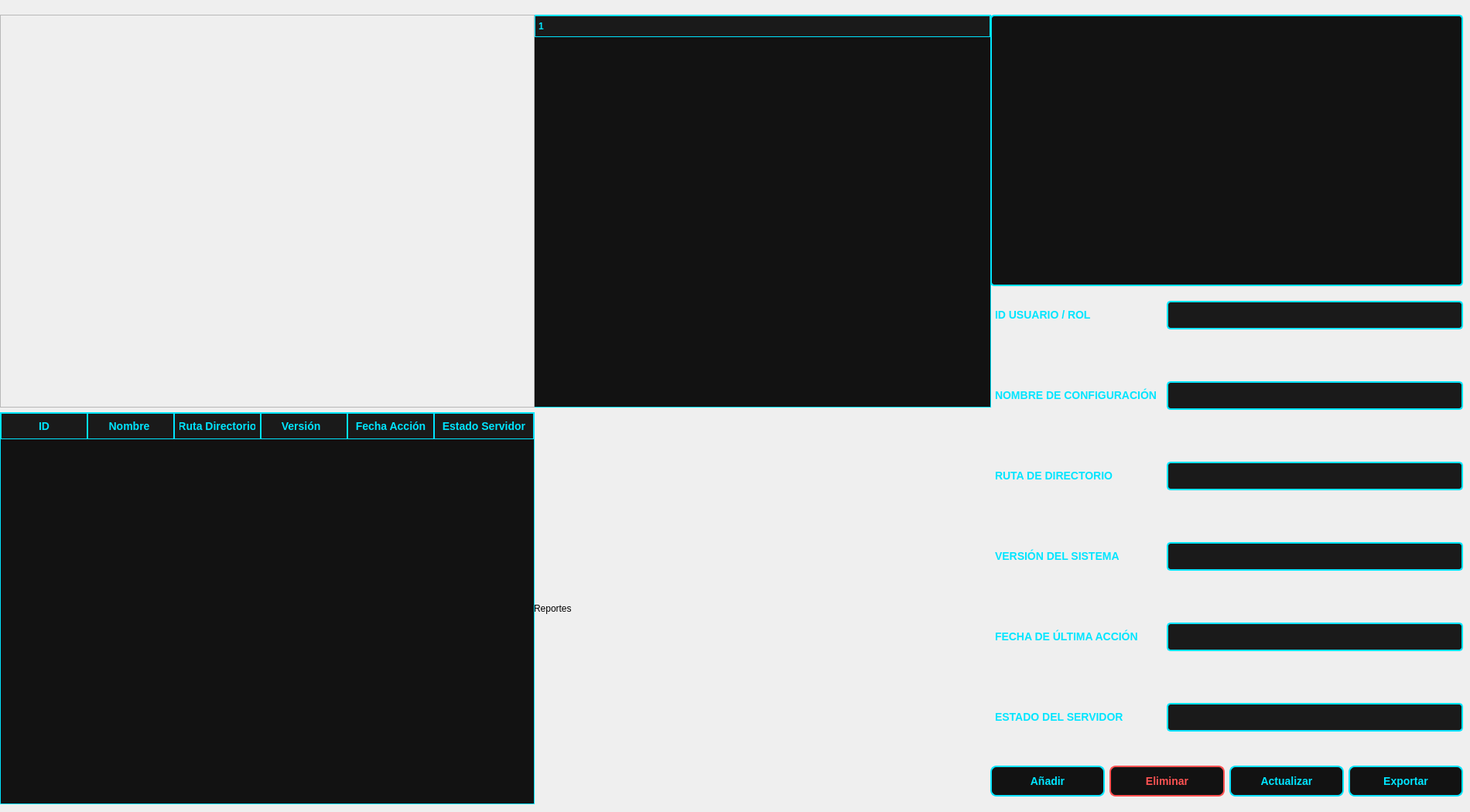
       <widget class="QWidget" name="page_5">
        <property name="styleSheet">
         <string notr="true">/* Fondo principal del StackedWidget */
QStackedWidget {
    background-color: #121212; /* Fondo oscuro profundo */
    border: none;
}

/* Asegura que las páginas internas (QWidgets) también sean oscuras */
QStackedWidget &gt; QWidget {
    background-color: #121212;
}

/* Estilo para los Labels (Manteniendo lo anterior pero reforzado) */
QLabel {
    color: #00E5FF;                /* Cian neón */
    font-size: 14px;               /* Letra grande */
    font-weight: bold;
    background-color: transparent; /* Evita parches de color diferentes */
}

/* Estilo para los LineEdits (Reforzado para fondo oscuro) */
QLineEdit {
    background-color: #1a1a1a;     /* Gris muy oscuro para el campo */
    color: #ffffff;                /* Texto blanco */
    border: 1px solid #00E5FF;     /* Borde cian fino */
    border-radius: 4px;
    padding: 6px;
}

QLineEdit:focus {
    border: 2px solid #FF00FF;     /* Resalte magenta al escribir */
}</string>
        </property>
        <widget class="QWidget" name="formLayoutWidget_4">
         <property name="geometry">
          <rect>
           <x>1280</x>
           <y>389</y>
           <width>611</width>
           <height>650</height>
          </rect>
         </property>
         <layout class="QFormLayout" name="formLayout_4">
          <property name="verticalSpacing">
           <number>67</number>
          </property>
          <item row="0" column="0">
           <widget class="QLabel" name="label_22">
            <property name="styleSheet">
             <string notr="true">/* Estilo para las etiquetas de texto (Labels) */
QLabel {
    color: #00E5FF;                /* Cian neón para los títulos */
    font-family: 'Segoe UI', sans-serif;
    font-size: 14px;               /* Tamaño de letra grande y legible */
    font-weight: bold;
    background: transparent;
    padding: 2px;
}

/* Estilo para los campos de entrada (LineEdits) */
QLineEdit {
    background-color: #1a1a1a;     /* Fondo gris oscuro para contraste */
    color: #ffffff;                /* Texto blanco para lectura clara */
    border: 2px solid #00E5FF;     /* Borde inicial cian neón */
    border-radius: 5px;            /* Bordes ligeramente redondeados */
    padding: 8px;
    font-size: 13px;
    selection-background-color: #FF00FF; /* Color de selección magenta */
}

/* Efecto cuando el usuario hace clic o escribe en el campo (Focus) */
QLineEdit:focus {
    border: 2px solid #FF00FF;     /* El borde cambia a magenta neón al escribir */
    background-color: #252525;     /* Se aclara levemente el fondo */
}

/* Estilo para LineEdits cuando están deshabilitados */
QLineEdit:disabled {
    color: #555555;
    border: 2px solid #333333;
    background-color: #0d0d0d;
}</string>
            </property>
            <property name="text">
             <string>ID USUARIO / ROL</string>
            </property>
           </widget>
          </item>
          <item row="0" column="1">
           <widget class="QLineEdit" name="lineEdit_19">
            <property name="styleSheet">
             <string notr="true">/* Estilo para las etiquetas de texto (Labels) */
QLabel {
    color: #00E5FF;                /* Cian neón para los títulos */
    font-family: 'Segoe UI', sans-serif;
    font-size: 14px;               /* Tamaño de letra grande y legible */
    font-weight: bold;
    background: transparent;
    padding: 2px;
}

/* Estilo para los campos de entrada (LineEdits) */
QLineEdit {
    background-color: #1a1a1a;     /* Fondo gris oscuro para contraste */
    color: #ffffff;                /* Texto blanco para lectura clara */
    border: 2px solid #00E5FF;     /* Borde inicial cian neón */
    border-radius: 5px;            /* Bordes ligeramente redondeados */
    padding: 8px;
    font-size: 13px;
    selection-background-color: #FF00FF; /* Color de selección magenta */
}

/* Efecto cuando el usuario hace clic o escribe en el campo (Focus) */
QLineEdit:focus {
    border: 2px solid #FF00FF;     /* El borde cambia a magenta neón al escribir */
    background-color: #252525;     /* Se aclara levemente el fondo */
}

/* Estilo para LineEdits cuando están deshabilitados */
QLineEdit:disabled {
    color: #555555;
    border: 2px solid #333333;
    background-color: #0d0d0d;
}</string>
            </property>
           </widget>
          </item>
          <item row="1" column="0">
           <widget class="QLabel" name="label_23">
            <property name="styleSheet">
             <string notr="true">/* Estilo para las etiquetas de texto (Labels) */
QLabel {
    color: #00E5FF;                /* Cian neón para los títulos */
    font-family: 'Segoe UI', sans-serif;
    font-size: 14px;               /* Tamaño de letra grande y legible */
    font-weight: bold;
    background: transparent;
    padding: 2px;
}

/* Estilo para los campos de entrada (LineEdits) */
QLineEdit {
    background-color: #1a1a1a;     /* Fondo gris oscuro para contraste */
    color: #ffffff;                /* Texto blanco para lectura clara */
    border: 2px solid #00E5FF;     /* Borde inicial cian neón */
    border-radius: 5px;            /* Bordes ligeramente redondeados */
    padding: 8px;
    font-size: 13px;
    selection-background-color: #FF00FF; /* Color de selección magenta */
}

/* Efecto cuando el usuario hace clic o escribe en el campo (Focus) */
QLineEdit:focus {
    border: 2px solid #FF00FF;     /* El borde cambia a magenta neón al escribir */
    background-color: #252525;     /* Se aclara levemente el fondo */
}

/* Estilo para LineEdits cuando están deshabilitados */
QLineEdit:disabled {
    color: #555555;
    border: 2px solid #333333;
    background-color: #0d0d0d;
}</string>
            </property>
            <property name="text">
             <string>NOMBRE DE CONFIGURACIÓN</string>
            </property>
           </widget>
          </item>
          <item row="1" column="1">
           <widget class="QLineEdit" name="lineEdit_20">
            <property name="styleSheet">
             <string notr="true">/* Estilo para las etiquetas de texto (Labels) */
QLabel {
    color: #00E5FF;                /* Cian neón para los títulos */
    font-family: 'Segoe UI', sans-serif;
    font-size: 14px;               /* Tamaño de letra grande y legible */
    font-weight: bold;
    background: transparent;
    padding: 2px;
}

/* Estilo para los campos de entrada (LineEdits) */
QLineEdit {
    background-color: #1a1a1a;     /* Fondo gris oscuro para contraste */
    color: #ffffff;                /* Texto blanco para lectura clara */
    border: 2px solid #00E5FF;     /* Borde inicial cian neón */
    border-radius: 5px;            /* Bordes ligeramente redondeados */
    padding: 8px;
    font-size: 13px;
    selection-background-color: #FF00FF; /* Color de selección magenta */
}

/* Efecto cuando el usuario hace clic o escribe en el campo (Focus) */
QLineEdit:focus {
    border: 2px solid #FF00FF;     /* El borde cambia a magenta neón al escribir */
    background-color: #252525;     /* Se aclara levemente el fondo */
}

/* Estilo para LineEdits cuando están deshabilitados */
QLineEdit:disabled {
    color: #555555;
    border: 2px solid #333333;
    background-color: #0d0d0d;
}</string>
            </property>
           </widget>
          </item>
          <item row="2" column="0">
           <widget class="QLabel" name="label_24">
            <property name="styleSheet">
             <string notr="true">/* Estilo para las etiquetas de texto (Labels) */
QLabel {
    color: #00E5FF;                /* Cian neón para los títulos */
    font-family: 'Segoe UI', sans-serif;
    font-size: 14px;               /* Tamaño de letra grande y legible */
    font-weight: bold;
    background: transparent;
    padding: 2px;
}

/* Estilo para los campos de entrada (LineEdits) */
QLineEdit {
    background-color: #1a1a1a;     /* Fondo gris oscuro para contraste */
    color: #ffffff;                /* Texto blanco para lectura clara */
    border: 2px solid #00E5FF;     /* Borde inicial cian neón */
    border-radius: 5px;            /* Bordes ligeramente redondeados */
    padding: 8px;
    font-size: 13px;
    selection-background-color: #FF00FF; /* Color de selección magenta */
}

/* Efecto cuando el usuario hace clic o escribe en el campo (Focus) */
QLineEdit:focus {
    border: 2px solid #FF00FF;     /* El borde cambia a magenta neón al escribir */
    background-color: #252525;     /* Se aclara levemente el fondo */
}

/* Estilo para LineEdits cuando están deshabilitados */
QLineEdit:disabled {
    color: #555555;
    border: 2px solid #333333;
    background-color: #0d0d0d;
}</string>
            </property>
            <property name="text">
             <string>RUTA DE DIRECTORIO</string>
            </property>
           </widget>
          </item>
          <item row="2" column="1">
           <widget class="QLineEdit" name="lineEdit_21">
            <property name="styleSheet">
             <string notr="true">/* Estilo para las etiquetas de texto (Labels) */
QLabel {
    color: #00E5FF;                /* Cian neón para los títulos */
    font-family: 'Segoe UI', sans-serif;
    font-size: 14px;               /* Tamaño de letra grande y legible */
    font-weight: bold;
    background: transparent;
    padding: 2px;
}

/* Estilo para los campos de entrada (LineEdits) */
QLineEdit {
    background-color: #1a1a1a;     /* Fondo gris oscuro para contraste */
    color: #ffffff;                /* Texto blanco para lectura clara */
    border: 2px solid #00E5FF;     /* Borde inicial cian neón */
    border-radius: 5px;            /* Bordes ligeramente redondeados */
    padding: 8px;
    font-size: 13px;
    selection-background-color: #FF00FF; /* Color de selección magenta */
}

/* Efecto cuando el usuario hace clic o escribe en el campo (Focus) */
QLineEdit:focus {
    border: 2px solid #FF00FF;     /* El borde cambia a magenta neón al escribir */
    background-color: #252525;     /* Se aclara levemente el fondo */
}

/* Estilo para LineEdits cuando están deshabilitados */
QLineEdit:disabled {
    color: #555555;
    border: 2px solid #333333;
    background-color: #0d0d0d;
}</string>
            </property>
           </widget>
          </item>
          <item row="3" column="0">
           <widget class="QLabel" name="label_25">
            <property name="styleSheet">
             <string notr="true">/* Estilo para las etiquetas de texto (Labels) */
QLabel {
    color: #00E5FF;                /* Cian neón para los títulos */
    font-family: 'Segoe UI', sans-serif;
    font-size: 14px;               /* Tamaño de letra grande y legible */
    font-weight: bold;
    background: transparent;
    padding: 2px;
}

/* Estilo para los campos de entrada (LineEdits) */
QLineEdit {
    background-color: #1a1a1a;     /* Fondo gris oscuro para contraste */
    color: #ffffff;                /* Texto blanco para lectura clara */
    border: 2px solid #00E5FF;     /* Borde inicial cian neón */
    border-radius: 5px;            /* Bordes ligeramente redondeados */
    padding: 8px;
    font-size: 13px;
    selection-background-color: #FF00FF; /* Color de selección magenta */
}

/* Efecto cuando el usuario hace clic o escribe en el campo (Focus) */
QLineEdit:focus {
    border: 2px solid #FF00FF;     /* El borde cambia a magenta neón al escribir */
    background-color: #252525;     /* Se aclara levemente el fondo */
}

/* Estilo para LineEdits cuando están deshabilitados */
QLineEdit:disabled {
    color: #555555;
    border: 2px solid #333333;
    background-color: #0d0d0d;
}</string>
            </property>
            <property name="text">
             <string>VERSIÓN DEL SISTEMA</string>
            </property>
           </widget>
          </item>
          <item row="3" column="1">
           <widget class="QLineEdit" name="lineEdit_22">
            <property name="styleSheet">
             <string notr="true">/* Estilo para las etiquetas de texto (Labels) */
QLabel {
    color: #00E5FF;                /* Cian neón para los títulos */
    font-family: 'Segoe UI', sans-serif;
    font-size: 14px;               /* Tamaño de letra grande y legible */
    font-weight: bold;
    background: transparent;
    padding: 2px;
}

/* Estilo para los campos de entrada (LineEdits) */
QLineEdit {
    background-color: #1a1a1a;     /* Fondo gris oscuro para contraste */
    color: #ffffff;                /* Texto blanco para lectura clara */
    border: 2px solid #00E5FF;     /* Borde inicial cian neón */
    border-radius: 5px;            /* Bordes ligeramente redondeados */
    padding: 8px;
    font-size: 13px;
    selection-background-color: #FF00FF; /* Color de selección magenta */
}

/* Efecto cuando el usuario hace clic o escribe en el campo (Focus) */
QLineEdit:focus {
    border: 2px solid #FF00FF;     /* El borde cambia a magenta neón al escribir */
    background-color: #252525;     /* Se aclara levemente el fondo */
}

/* Estilo para LineEdits cuando están deshabilitados */
QLineEdit:disabled {
    color: #555555;
    border: 2px solid #333333;
    background-color: #0d0d0d;
}</string>
            </property>
           </widget>
          </item>
          <item row="4" column="0">
           <widget class="QLabel" name="label_26">
            <property name="styleSheet">
             <string notr="true">/* Estilo para las etiquetas de texto (Labels) */
QLabel {
    color: #00E5FF;                /* Cian neón para los títulos */
    font-family: 'Segoe UI', sans-serif;
    font-size: 14px;               /* Tamaño de letra grande y legible */
    font-weight: bold;
    background: transparent;
    padding: 2px;
}

/* Estilo para los campos de entrada (LineEdits) */
QLineEdit {
    background-color: #1a1a1a;     /* Fondo gris oscuro para contraste */
    color: #ffffff;                /* Texto blanco para lectura clara */
    border: 2px solid #00E5FF;     /* Borde inicial cian neón */
    border-radius: 5px;            /* Bordes ligeramente redondeados */
    padding: 8px;
    font-size: 13px;
    selection-background-color: #FF00FF; /* Color de selección magenta */
}

/* Efecto cuando el usuario hace clic o escribe en el campo (Focus) */
QLineEdit:focus {
    border: 2px solid #FF00FF;     /* El borde cambia a magenta neón al escribir */
    background-color: #252525;     /* Se aclara levemente el fondo */
}

/* Estilo para LineEdits cuando están deshabilitados */
QLineEdit:disabled {
    color: #555555;
    border: 2px solid #333333;
    background-color: #0d0d0d;
}</string>
            </property>
            <property name="text">
             <string>FECHA DE ÚLTIMA ACCIÓN</string>
            </property>
           </widget>
          </item>
          <item row="4" column="1">
           <widget class="QLineEdit" name="lineEdit_23">
            <property name="styleSheet">
             <string notr="true">/* Estilo para las etiquetas de texto (Labels) */
QLabel {
    color: #00E5FF;                /* Cian neón para los títulos */
    font-family: 'Segoe UI', sans-serif;
    font-size: 14px;               /* Tamaño de letra grande y legible */
    font-weight: bold;
    background: transparent;
    padding: 2px;
}

/* Estilo para los campos de entrada (LineEdits) */
QLineEdit {
    background-color: #1a1a1a;     /* Fondo gris oscuro para contraste */
    color: #ffffff;                /* Texto blanco para lectura clara */
    border: 2px solid #00E5FF;     /* Borde inicial cian neón */
    border-radius: 5px;            /* Bordes ligeramente redondeados */
    padding: 8px;
    font-size: 13px;
    selection-background-color: #FF00FF; /* Color de selección magenta */
}

/* Efecto cuando el usuario hace clic o escribe en el campo (Focus) */
QLineEdit:focus {
    border: 2px solid #FF00FF;     /* El borde cambia a magenta neón al escribir */
    background-color: #252525;     /* Se aclara levemente el fondo */
}

/* Estilo para LineEdits cuando están deshabilitados */
QLineEdit:disabled {
    color: #555555;
    border: 2px solid #333333;
    background-color: #0d0d0d;
}</string>
            </property>
           </widget>
          </item>
          <item row="5" column="0">
           <widget class="QLabel" name="label_27">
            <property name="styleSheet">
             <string notr="true">/* Estilo para las etiquetas de texto (Labels) */
QLabel {
    color: #00E5FF;                /* Cian neón para los títulos */
    font-family: 'Segoe UI', sans-serif;
    font-size: 14px;               /* Tamaño de letra grande y legible */
    font-weight: bold;
    background: transparent;
    padding: 2px;
}

/* Estilo para los campos de entrada (LineEdits) */
QLineEdit {
    background-color: #1a1a1a;     /* Fondo gris oscuro para contraste */
    color: #ffffff;                /* Texto blanco para lectura clara */
    border: 2px solid #00E5FF;     /* Borde inicial cian neón */
    border-radius: 5px;            /* Bordes ligeramente redondeados */
    padding: 8px;
    font-size: 13px;
    selection-background-color: #FF00FF; /* Color de selección magenta */
}

/* Efecto cuando el usuario hace clic o escribe en el campo (Focus) */
QLineEdit:focus {
    border: 2px solid #FF00FF;     /* El borde cambia a magenta neón al escribir */
    background-color: #252525;     /* Se aclara levemente el fondo */
}

/* Estilo para LineEdits cuando están deshabilitados */
QLineEdit:disabled {
    color: #555555;
    border: 2px solid #333333;
    background-color: #0d0d0d;
}</string>
            </property>
            <property name="text">
             <string>ESTADO DEL SERVIDOR</string>
            </property>
           </widget>
          </item>
          <item row="5" column="1">
           <widget class="QLineEdit" name="lineEdit_24">
            <property name="styleSheet">
             <string notr="true">/* Estilo para las etiquetas de texto (Labels) */
QLabel {
    color: #00E5FF;                /* Cian neón para los títulos */
    font-family: 'Segoe UI', sans-serif;
    font-size: 14px;               /* Tamaño de letra grande y legible */
    font-weight: bold;
    background: transparent;
    padding: 2px;
}

/* Estilo para los campos de entrada (LineEdits) */
QLineEdit {
    background-color: #1a1a1a;     /* Fondo gris oscuro para contraste */
    color: #ffffff;                /* Texto blanco para lectura clara */
    border: 2px solid #00E5FF;     /* Borde inicial cian neón */
    border-radius: 5px;            /* Bordes ligeramente redondeados */
    padding: 8px;
    font-size: 13px;
    selection-background-color: #FF00FF; /* Color de selección magenta */
}

/* Efecto cuando el usuario hace clic o escribe en el campo (Focus) */
QLineEdit:focus {
    border: 2px solid #FF00FF;     /* El borde cambia a magenta neón al escribir */
    background-color: #252525;     /* Se aclara levemente el fondo */
}

/* Estilo para LineEdits cuando están deshabilitados */
QLineEdit:disabled {
    color: #555555;
    border: 2px solid #333333;
    background-color: #0d0d0d;
}</string>
            </property>
           </widget>
          </item>
         </layout>
        </widget>
        <widget class="QWidget" name="verticalLayoutWidget_11">
         <property name="geometry">
          <rect>
           <x>690</x>
           <y>19</y>
           <width>591</width>
           <height>1021</height>
          </rect>
         </property>
         <layout class="QVBoxLayout" name="verticalLayout_11">
          <item>
           <widget class="QTreeWidget" name="treeWidget_4">
            <property name="styleSheet">
             <string notr="true">/* Contenedor principal del árbol */
QTreeWidget {
    background-color: #121212;      /* Fondo oscuro consistente */
    color: #ffffff;                 /* Texto de las ramas en blanco */
    border: 1px solid #00E5FF;      /* Borde cian neón */
    font-family: 'Segoe UI';
    font-size: 13px;
    outline: none;                  /* Elimina el borde punteado al hacer clic */
}

/* Estilo de los encabezados del árbol */
QHeaderView::section {
    background-color: #1a1a1a;
    color: #00E5FF;                 /* Títulos en cian */
    padding: 4px;
    border: 1px solid #00E5FF;
    font-weight: bold;
}

/* Estilo de los ítems (Ramas) */
QTreeWidget::item {
    padding: 5px;
    border-bottom: 1px solid rgba(0, 229, 255, 0.1); /* Línea divisoria sutil */
}

/* Efecto al pasar el mouse por una rama */
QTreeWidget::item:hover {
    background-color: rgba(0, 229, 255, 0.1);
    color: #00E5FF;
}

/* Efecto al seleccionar una rama */
QTreeWidget::item:selected {
    background-color: #FF00FF;      /* Resaltado magenta neón */
    color: #000000;                 /* Texto negro para legibilidad */
}

/* Estilo de las flechas de expansión (Indicates if branch is open/closed) */
QTreeView::branch:has-children:!has-siblings:closed,
QTreeView::branch:closed:has-children:has-siblings {
    image: url(expand_icon.png);    /* Aquí podrías poner un icono cian */
}

QTreeView::branch:open:has-children:!has-siblings,
QTreeView::branch:open:has-children:has-siblings {
    image: url(collapse_icon.png);
}</string>
            </property>
            <column>
             <property name="text">
              <string notr="true">1</string>
             </property>
            </column>
           </widget>
          </item>
          <item>
           <widget class="QLabel" name="label_28">
            <property name="sizePolicy">
             <sizepolicy hsizetype="Expanding" vsizetype="Expanding">
              <horstretch>0</horstretch>
              <verstretch>0</verstretch>
             </sizepolicy>
            </property>
            <property name="text">
             <string>Reportes</string>
            </property>
           </widget>
          </item>
         </layout>
        </widget>
        <widget class="QWidget" name="verticalLayoutWidget_12">
         <property name="geometry">
          <rect>
           <x>1280</x>
           <y>19</y>
           <width>611</width>
           <height>351</height>
          </rect>
         </property>
         <layout class="QVBoxLayout" name="verticalLayout_12">
          <item>
           <widget class="QTextBrowser" name="textBrowser_4">
            <property name="styleSheet">
             <string notr="true">/* Contenedor principal del visualizador de texto */
QTextBrowser {
    background-color: #121212;      /* Fondo oscuro consistente */
    color: #ffffff;                 /* Texto base en blanco */
    border: 2px solid #00E5FF;      /* Borde cian neón */
    border-radius: 5px;
    padding: 10px;
    font-family: 'Consolas', 'Monospace'; /* Fuente tipo código para estilo técnico */
    font-size: 13px;
    selection-background-color: #FF00FF; /* Resaltado magenta */
    selection-color: #000000;
}

/* Estilo de la barra de desplazamiento (Scrollbar) */
QScrollBar:vertical {
    border: none;
    background: #1a1a1a;
    width: 8px;
    margin: 0px;
}

QScrollBar::handle:vertical {
    background: #00E5FF;           /* Barra cian */
    min-height: 20px;
    border-radius: 4px;
}

QScrollBar::add-line:vertical, QScrollBar::sub-line:vertical {
    height: 0px;
}</string>
            </property>
           </widget>
          </item>
         </layout>
        </widget>
        <widget class="QWidget" name="horizontalLayoutWidget_4">
         <property name="geometry">
          <rect>
           <x>1280</x>
           <y>980</y>
           <width>611</width>
           <height>61</height>
          </rect>
         </property>
         <layout class="QHBoxLayout" name="horizontalLayout_4">
          <item>
           <widget class="QPushButton" name="pushButton_13">
            <property name="styleSheet">
             <string notr="true">/* Estilo base del botón */
QPushButton {
    background-color: #121212;      /* Fondo oscuro para que el borde resalte */
    color: #00E5FF;                 /* Texto cian neón */
    border: 2px solid #00E5FF;      /* Borde cian neón sólido */
    border-radius: 8px;             /* Bordes redondeados modernos */
    padding: 10px 20px;
    font-size: 14px;                /* Letra grande como pediste */
    font-weight: bold;
    text-transform: uppercase;      /* Texto en mayúsculas para estilo ejecutivo */
}

/* Efecto Hover (Al pasar el mouse) */
QPushButton:hover {
    background-color: #00E5FF;      /* El fondo se llena de azul cian */
    color: #121212;                 /* El texto cambia a oscuro para contraste */
    border: 2px solid #ffffff;      /* Borde blanco brillante */
    /* Efecto de resplandor (Shadow) */
   
}

/* Efecto Pressed (Al hacer clic) */
QPushButton:pressed {
    background-color: #008ba3;      /* Un azul más oscuro para indicar presión */
    border: 2px solid #008ba3;
    padding-left: 12px;             /* Pequeño desplazamiento visual */
    padding-top: 12px;
}

/* Estilo para botones de peligro (opcional para Eliminar) */
QPushButton#pushButton_18 {
    border: 2px solid #FF5252;      /* Rojo neón para el botón de eliminar */
    color: #FF5252;
}

QPushButton#pushButton_18:hover {
    background-color: #FF5252;
    color: #ffffff;
    
}</string>
            </property>
            <property name="text">
             <string>Añadir</string>
            </property>
           </widget>
          </item>
          <item>
           <widget class="QPushButton" name="pushButton_14">
            <property name="styleSheet">
             <string notr="true">/* Estilo específico para el botón de eliminar por su nombre de objeto */
QPushButton {
    background-color: #121212;      /* Fondo oscuro consistente */
    color: #FF5252;                 /* Rojo Coral neón para el texto */
    border: 2px solid #FF5252;      /* Borde rojo neón */
    border-radius: 8px;
    padding: 10px 20px;
    font-size: 14px;                /* Letra grande */
    font-weight: bold;
    text-transform: uppercase;
}

/* Efecto Hover (Al pasar el mouse) */
QPushButton#pushButton_18:hover {
    background-color: #FF5252;      /* Se llena de rojo */
    color: #ffffff;                 /* Texto blanco para máximo contraste */
    border: 2px solid #ffffff;      /* Borde blanco brillante */
    /* Resplandor exterior rojo */
   
}

/* Efecto Pressed (Al hacer clic) */
QPushButton#pushButton_18:pressed {
    background-color: #B71C1C;      /* Rojo sangre oscuro al presionar */
    border: 2px solid #B71C1C;
    padding-left: 12px;
    padding-top: 12px;
}</string>
            </property>
            <property name="text">
             <string>Eliminar</string>
            </property>
           </widget>
          </item>
          <item>
           <widget class="QPushButton" name="pushButton_15">
            <property name="styleSheet">
             <string notr="true">/* Estilo base del botón */
QPushButton {
    background-color: #121212;      /* Fondo oscuro para que el borde resalte */
    color: #00E5FF;                 /* Texto cian neón */
    border: 2px solid #00E5FF;      /* Borde cian neón sólido */
    border-radius: 8px;             /* Bordes redondeados modernos */
    padding: 10px 20px;
    font-size: 14px;                /* Letra grande como pediste */
    font-weight: bold;
    text-transform: uppercase;      /* Texto en mayúsculas para estilo ejecutivo */
}

/* Efecto Hover (Al pasar el mouse) */
QPushButton:hover {
    background-color: #00E5FF;      /* El fondo se llena de azul cian */
    color: #121212;                 /* El texto cambia a oscuro para contraste */
    border: 2px solid #ffffff;      /* Borde blanco brillante */
    /* Efecto de resplandor (Shadow) */
    
}

/* Efecto Pressed (Al hacer clic) */
QPushButton:pressed {
    background-color: #008ba3;      /* Un azul más oscuro para indicar presión */
    border: 2px solid #008ba3;
    padding-left: 12px;             /* Pequeño desplazamiento visual */
    padding-top: 12px;
}

/* Estilo para botones de peligro (opcional para Eliminar) */
QPushButton#pushButton_18 {
    border: 2px solid #FF5252;      /* Rojo neón para el botón de eliminar */
    color: #FF5252;
}

QPushButton#pushButton_18:hover {
    background-color: #FF5252;
    color: #ffffff;
    ;
}</string>
            </property>
            <property name="text">
             <string>Actualizar</string>
            </property>
           </widget>
          </item>
          <item>
           <widget class="QPushButton" name="pushButton_16">
            <property name="styleSheet">
             <string notr="true">/* Estilo base del botón */
QPushButton {
    background-color: #121212;      /* Fondo oscuro para que el borde resalte */
    color: #00E5FF;                 /* Texto cian neón */
    border: 2px solid #00E5FF;      /* Borde cian neón sólido */
    border-radius: 8px;             /* Bordes redondeados modernos */
    padding: 10px 20px;
    font-size: 14px;                /* Letra grande como pediste */
    font-weight: bold;
    text-transform: uppercase;      /* Texto en mayúsculas para estilo ejecutivo */
}

/* Efecto Hover (Al pasar el mouse) */
QPushButton:hover {
    background-color: #00E5FF;      /* El fondo se llena de azul cian */
    color: #121212;                 /* El texto cambia a oscuro para contraste */
    border: 2px solid #ffffff;      /* Borde blanco brillante */
    /* Efecto de resplandor (Shadow) */
     
}

/* Efecto Pressed (Al hacer clic) */
QPushButton:pressed {
    background-color: #008ba3;      /* Un azul más oscuro para indicar presión */
    border: 2px solid #008ba3;
    padding-left: 12px;             /* Pequeño desplazamiento visual */
    padding-top: 12px;
}

/* Estilo para botones de peligro (opcional para Eliminar) */
QPushButton#pushButton_18 {
    border: 2px solid #FF5252;      /* Rojo neón para el botón de eliminar */
    color: #FF5252;
}

QPushButton#pushButton_18:hover {
    background-color: #FF5252;
    color: #ffffff;
    
}</string>
            </property>
            <property name="text">
             <string>Exportar</string>
            </property>
           </widget>
          </item>
         </layout>
        </widget>
        <widget class="QWidget" name="verticalLayoutWidget_13">
         <property name="geometry">
          <rect>
           <x>0</x>
           <y>19</y>
           <width>691</width>
           <height>1021</height>
          </rect>
         </property>
         <layout class="QVBoxLayout" name="verticalLayout_13">
          <item>
           <widget class="QFrame" name="frame_10">
            <property name="sizePolicy">
             <sizepolicy hsizetype="Expanding" vsizetype="Expanding">
              <horstretch>0</horstretch>
              <verstretch>0</verstretch>
             </sizepolicy>
            </property>
            <property name="frameShape">
             <enum>QFrame::Shape::StyledPanel</enum>
            </property>
            <property name="frameShadow">
             <enum>QFrame::Shadow::Raised</enum>
            </property>
           </widget>
          </item>
          <item>
           <widget class="QTableWidget" name="tableWidget_4">
            <property name="styleSheet">
             <string notr="true">/* Contenedor principal de la tabla */
QTableWidget {
    background-color: #121212;     /* Fondo oscuro */
    gridline-color: #00E5FF;       /* Líneas de la rejilla en cian neón */
    color: #ffffff;                /* Texto de las celdas en blanco */
    font-family: 'Segoe UI';
    font-size: 13px;
    border: 1px solid #00E5FF;     /* Borde exterior cian */
    selection-background-color: rgba(255, 0, 255, 0.3); /* Fondo de selección magenta traslúcido */
    selection-color: #ffffff;
}

/* Estilo de los encabezados (Títulos de las columnas) */
QHeaderView::section {
    background-color: #1a1a1a;     /* Gris muy oscuro */
    color: #00E5FF;                /* Texto cian neón */
    padding: 6px;
    border: 1px solid #00E5FF;
    font-weight: bold;
    font-size: 14px;               /* Letra de encabezado un poco más grande */
}

/* Estilo de las barras de desplazamiento (Scrollbars) */
QScrollBar:vertical {
    border: none;
    background: #121212;
    width: 10px;
    margin: 0px;
}

QScrollBar::handle:vertical {
    background: #00E5FF;           /* Barra de arrastre cian */
    min-height: 20px;
    border-radius: 5px;
}

/* Estilo al seleccionar una celda */
QTableWidget::item:selected {
    border: 1px solid #FF00FF;     /* Borde magenta al seleccionar */
}</string>
            </property>
            <attribute name="horizontalHeaderCascadingSectionResizes">
             <bool>false</bool>
            </attribute>
            <attribute name="horizontalHeaderDefaultSectionSize">
             <number>112</number>
            </attribute>
            <attribute name="horizontalHeaderHighlightSections">
             <bool>true</bool>
            </attribute>
            <attribute name="horizontalHeaderShowSortIndicator" stdset="0">
             <bool>false</bool>
            </attribute>
            <attribute name="horizontalHeaderStretchLastSection">
             <bool>true</bool>
            </attribute>
            <attribute name="verticalHeaderCascadingSectionResizes">
             <bool>true</bool>
            </attribute>
            <column>
             <property name="text">
              <string>ID</string>
             </property>
            </column>
            <column>
             <property name="text">
              <string>Nombre </string>
             </property>
            </column>
            <column>
             <property name="text">
              <string>Ruta Directorio</string>
             </property>
            </column>
            <column>
             <property name="text">
              <string>Versión  </string>
             </property>
            </column>
            <column>
             <property name="text">
              <string>Fecha Acción</string>
             </property>
            </column>
            <column>
             <property name="text">
              <string>Estado Servidor</string>
             </property>
            </column>
           </widget>
          </item>
         </layout>
        </widget>
       </widget>
